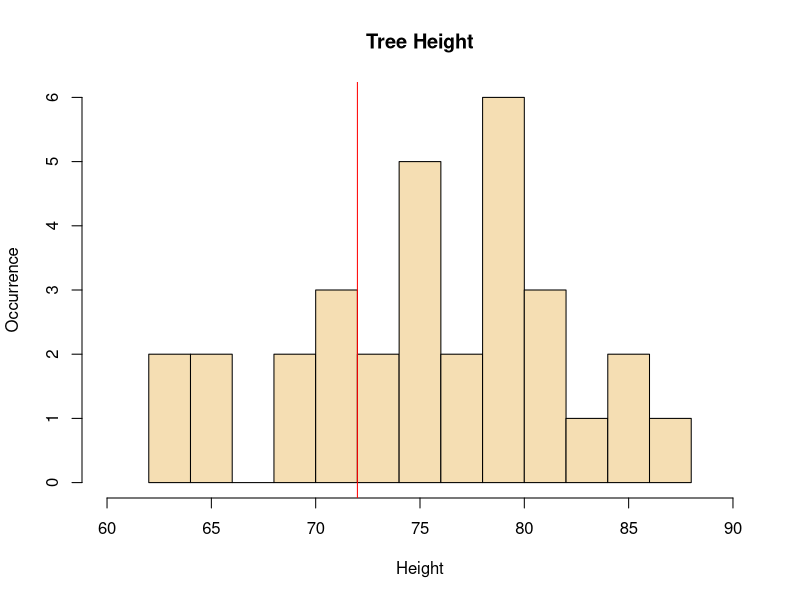

R code for this plot:
# author: Kadee Lawrence
# email: knlawrence@wisc.edu
# date: 2023_08_23
# comBEE: Intro to Rstats

#Install basic Rstats package and datasets to work with
#These are typically automatically installed, to check click 'packages' 
#If listed with a check in the box it is installed and in your library
install.packages("stats")
install.packages("datasets")
install.packages("graphics")
library(stats)
library(datasets)
library(graphics)

# other packages available online
# https://cran.r-project.org/web/packages/available_packages_by_name.html

#list data sets available to work with from 'datasets'
data()

#look at specific dataset (just type name as seen in list)
trees
#Can look at more details by opening 'packages' tab and clicking 'dataset' and 'trees'
#Will tell you whats in the data set along with run examples

#write trees into our environment
trees_data <- trees

# https://www.dataquest.io/blog/write-functions-in-r/
#Find basic stats of tree height in data set 'trees_data'
mean(trees_data$Height)
median(trees_data$Height)
range(trees_data$Height)
quantile(trees_data$Height)

#What if you want to look at specific quantile?
quantile(trees_data$Height, 0.25)

#Count the number of occurrences of each value in 'Height'
table(trees_data$Height, useNA = "always")

# https://www.educative.io/answers/what-are-comparison-operators-in-r
#Count how many trees are 74ft and 80ft tall
length(which(trees_data$Height == 74))
length(which(trees_data$Height == 80))
#Count how many trees are 74ft or 80ft tall in one script
length(which(trees_data$Height == 74 | trees_data$Height == 80))
#Count how many trees are 74ft or taller
length(which(trees_data$Height >= 74))
#Count of trees that are NOT 74ft
length(which(trees_data$Height != 74))

#think as working from in-out
#we are looking for tree height from 'trees_data'
#and we want to know 'which' are the asked 'length'

#Say we want this as frequency
#Find the amount of trees sampled
nrow(trees_data)

#Make function to find frequency of occurrence of height
Freq_Tree_Height <- function(x) {
  z <- length(which(trees_data$Height == (x)))
  y <- nrow(trees_data)
  
  output <- ((z) / (y)) 
  
  return(output)
}

#Use Function to find frequency of trees 74ft 
Freq_Tree_Height(74)

#double check the function by calculating it out
((length(which(trees_data$Height == 74)))/(nrow(trees_data)))
#know 31 observations and 74ft occurs 2 times
(2/31)

#make histogram of tree height
hist(trees_data$Height, col = "wheat", main = "Tree Height", xlab = "Height", ylab = "Occurrence", breaks = 15, xlim = c(60, 90))
#add abline (quantile 25%)
abline(v = quantile(trees_data$Height, 0.25), col = "red")

#Ways to check for normal distribution in trees_data$Height
ks.test(trees_data$Height, "pnorm")
# https://www.r-bloggers.com/2023/05/checking-normality-in-r/#:~:text=The%20Shapiro%2DWilk%20test%20is,that%20the%20distribution%20is%20normal.
shapiro.test(trees_data$Height)
